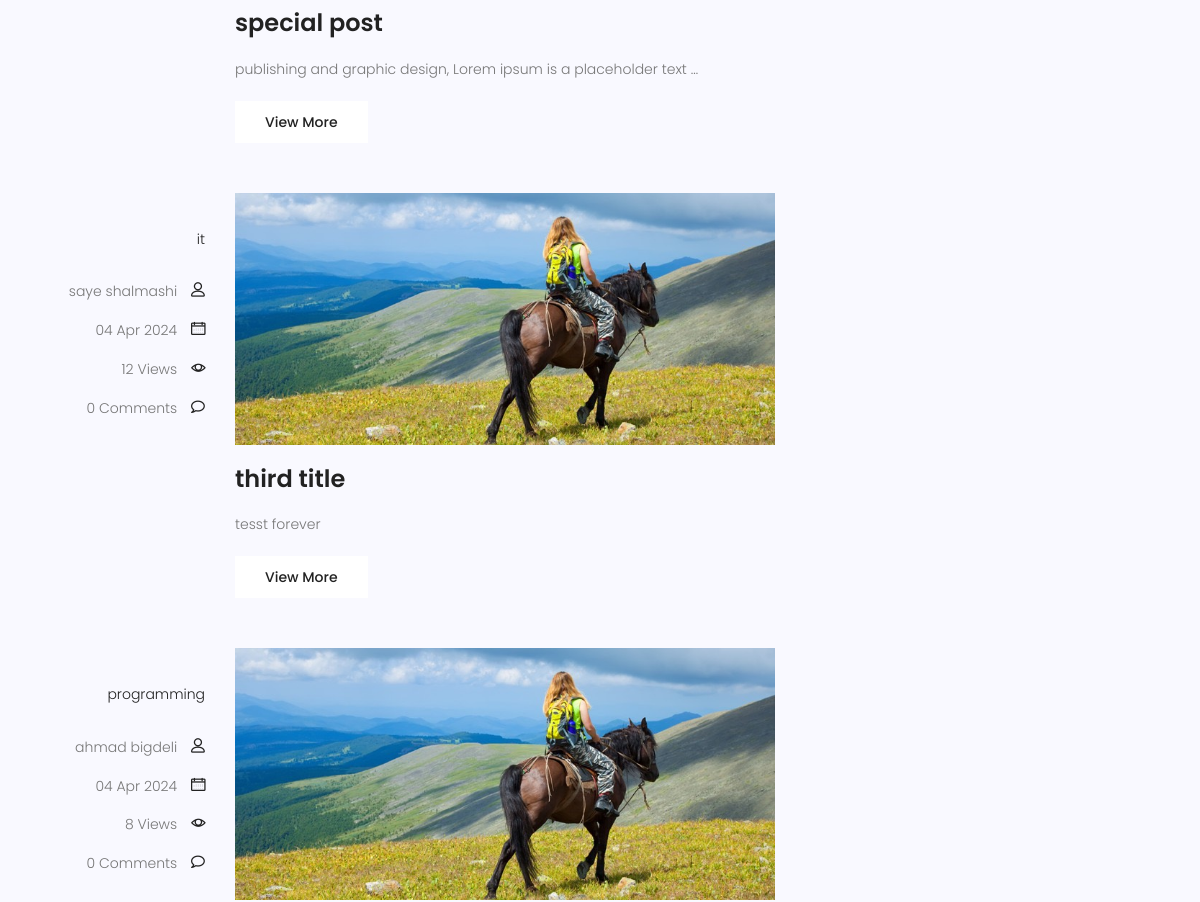
Before: /blog/search/ (middle part) with the older database file.
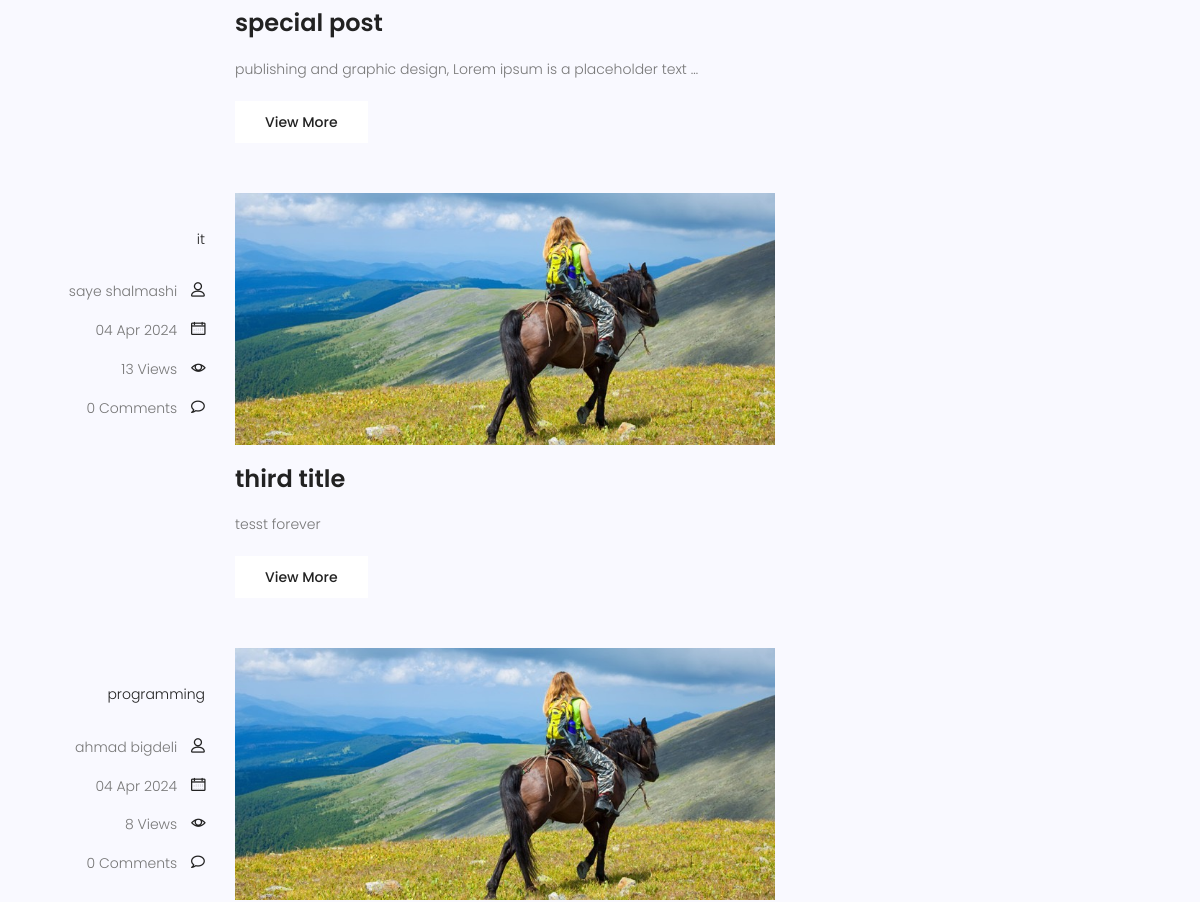
After: the same page with the newer database file.
### blog/models.py (models this page shows, shortened)
class Post(models.Model):
  title=models.CharField(max_length=255)
  content=models.TextField()
  author=models.ForeignKey(User,on_delete=models.SET_NULL,null=True)
  image=models.ImageField(upload_to='blog/',default='blog/default.jpg')
  category=models.ManyToManyField(Category)
  count_views=models.IntegerField(default=0)
  status=models.BooleanField(default=False)
  login_require=models.BooleanField(default=False)
  published_date=models.DateTimeField(null=True)
  creat_date=models.DateField(auto_now_add=True)
  update_date=models.DateField(auto_now=True)
  class Meta:
    ordering=['-creat_date']

class Category(models.Model):
  name=models.CharField(max_length=255)
  def __str__(self):
    return self.name

### blog/views.py (the view)
# urls.py: path('search/',blog_search,name='search'),
def blog_search(request):
  current_time=timezone.now()
  posts=Post.objects.filter(status=1,published_date__lte=current_time).order_by('-id')
  if request.method=='GET':
    if s:= request.GET.get('s'): # agar request.GET.get('s') ro rikhte toye s
      posts=posts.filter(content__contains=s)
  context={'posts':posts}
  return render(request,'blog/blog-home.html',context)

### blog/templatetags/blog-tags.py (called while the page is built)
@register.simple_tag(name='comments_count')
def function(pid):
  return Comment.objects.filter(post=pid,approved=True).count()

@register.inclusion_tag('blog/blog-popular-posts.html')
def latestposts(arg=3):
  current_time=timezone.now()
  posts=Post.objects.filter(status=1,published_date__lte=current_time).order_by('-published_date')[:arg]
  return {'posts':posts}

@register.inclusion_tag('blog/blog-post-category.html')
def postcategory():
  current_time=timezone.now()
  posts=Post.objects.filter(status=1,published_date__lte=current_time)
  categories=Category.objects.all()
  cat_dict={}
  for name in categories:
    cat_dict[name]=posts.filter(category=name).count()
  return {'categories':cat_dict}

### templates/blog/blog-home.html (shortened to what this page needs)
{% extends "base.html" %}
{%load static%}
{%load compress%}
{%load humanize%}
{% load blog-tags %}
{% block content %}
			<section class="post-content-area">
				<div class="container">
					<div class="row">
						<div class="col-lg-8 posts-list">
							{% for post in posts%}
							<div class="single-post row">
								<div class="col-lg-3  col-md-3 meta-details">
									<ul class="tags">
										{% for cat in post.category.all %}
										<li><a href="{% url 'blog:category' cat_name=cat.name %}">{{cat.name}}</a></li>{% if not forloop.last %},{% endif %}
										{% endfor %}
									</ul>
									<div class="user-details row">
										<p class="user-name col-lg-12 col-md-12 col-6"><a href="{% url 'blog:author' author_username=post.author.username %}">{{post.author.get_full_name}}</a> <span class="lnr lnr-user"></span></p>
										<p class="date col-lg-12 col-md-12 col-6"><a href="#">{{post.published_date|date:"d M Y "}}</a> <span class="lnr lnr-calendar-full"></span></p>
										<p class="view col-lg-12 col-md-12 col-6"><a href="#">{{post.count_views}} Views</a> <span class="lnr lnr-eye"></span></p>
										<p class="comments col-lg-12 col-md-12 col-6"><a href="{%url 'blog:single' pid=post.id %}">{%comments_count post.id %} Comments</a> <span class="lnr lnr-bubble"></span></p>
									</div>
								</div>
								<div class="col-lg-9 col-md-9 ">
									<div class="feature-img">
										<img class="img-fluid" src="{{post.image.url}}" alt="">
									</div>
									<a class="posts-title" href="{%url 'blog:single' pid=post.id %}"><h3>{{post.title}}</h3></a>
									<p class="excert">
										{{post.content|safe|truncatewords:10}}
									</p>
									<a href="{%url 'blog:single' pid=post.id %}" class="primary-btn">View More</a>
								</div>
						  </div>
							{% endfor %}
						</div>
						<div class="col-lg-4 sidebar-widgets">
						</div>
					</div>
				</div>
			</section>
{%endblock%}

### templates/base.html (shortened to what this page needs)
{%load static%}
{% load compress %}
<!DOCTYPE html>
<html lang="zxx" class="no-js">
<head>
  {% compress css %}
    <link rel="stylesheet" href="{% static 'css/linearicons.css'%}">
    <link rel="stylesheet" href="{% static 'css/font-awesome.min.css'%}">
    <link rel="stylesheet" href="{% static 'css/bootstrap.css'%}">
    <link rel="stylesheet" href="{% static 'css/magnific-popup.css'%}">
    <link rel="stylesheet" href="{% static 'css/jquery-ui.css'%}">
    <link rel="stylesheet" href="{% static 'css/nice-select.css'%}">
    <link rel="stylesheet" href="{% static 'css/animate.min.css'%}">
    <link rel="stylesheet" href="{% static 'css/owl.carousel.css'%}">
    <link rel="stylesheet" href="{% static 'css/main.css' %}">
    {%endcompress%}
  </head>
  <body>
    {% block content%}
    {% endblock %}
  </body>
</html>

### templates/blog/blog-search.html (shortened to what this page needs)
{%load static%}
{%load compress%}

### templates/blog/blog-writer.html (shortened to what this page needs)
{%load static%}
{%load compress%}

### templates/blog/blog-popular-posts.html (shortened to what this page needs)
{%load humanize%}
{%load static%}
{%load compress%}

### templates/blog/blog-ads.html (shortened to what this page needs)
{%load static%}
{%load compress%}

### templates/blog/blog-post-category.html (shortened to what this page needs)
{%load static%}
{%load compress%}

### templates/blog/blog-newsletter.html (shortened to what this page needs)
{%load static%}
{%load compress%}

### static/css/main.css (style rules this page uses)
body { color: #777777; font-family: "Poppins", sans-serif; font-size: 14px; font-weight: 300; line-height: 1.625em; position: relative; }
ol, ul { margin: 0; padding: 0; list-style: none; }
h1, h2, h3, h4, h5, h6 { font-family: "Poppins", sans-serif; color: #222222; line-height: 1.2em !important; margin-bottom: 0; margin-top: 0; font-weight: 600; }
h3, .h3 { font-size: 24px; }
h3 { font-size: 24px; }
h1, h2, h3, h4, h5, h6 { line-height: 1.5em; }
.primary-btn { background: #f8b600; line-height: 42px; padding-left: 30px; padding-right: 30px; border: none; color: #fff; display: inline-block; font-size: 14px; font-weight: 500; position: relative; -webkit-transition: all 0.3s ease 0s; -moz-transition: all 0.3s ease 0s; -o-transition: all 0.3s ease 0s; transition: all 0.3s ease 0s; cursor: pointer; position: relative; }
.post-content-area { background-color: #f9f9ff; }
.post-content-area .single-post { margin-bottom: 50px; }
.post-content-area .single-post .meta-details { text-align: right; margin-top: 35px; }
.post-content-area .single-post .meta-details .tags { margin-bottom: 30px; }
.post-content-area .single-post .meta-details .tags li { display: inline-block; font-size: 14px; }
.post-content-area .single-post .meta-details .tags li a { color: #222; -webkit-transition: all 0.3s ease 0s; -moz-transition: all 0.3s ease 0s; -o-transition: all 0.3s ease 0s; transition: all 0.3s ease 0s; }
.post-content-area .single-post .user-name a, .post-content-area .single-post .date a, .post-content-area .single-post .view a, .post-content-area .single-post .comments a { color: #777777; margin-right: 10px; -webkit-transition: all 0.3s ease 0s; -moz-transition: all 0.3s ease 0s; -o-transition: all 0.3s ease 0s; transition: all 0.3s ease 0s; }
.post-content-area .single-post .user-name .lnr, .post-content-area .single-post .date .lnr, .post-content-area .single-post .view .lnr, .post-content-area .single-post .comments .lnr { font-weight: 900; color: #222; }
.post-content-area .single-post .feature-img img { width: 100%; }
.post-content-area .single-post .posts-title h3 { margin: 20px 0px; }
.post-content-area .single-post .excert { margin-bottom: 20px; }
.post-content-area .single-post .primary-btn { background: #fff !important; color: #222 !important; -webkit-transition: all 0.3s ease 0s; -moz-transition: all 0.3s ease 0s; -o-transition: all 0.3s ease 0s; transition: all 0.3s ease 0s; border-radius: 0px !important; }
.posts-list .posts-title h3 { -webkit-transition: all 0.3s ease 0s; -moz-transition: all 0.3s ease 0s; -o-transition: all 0.3s ease 0s; transition: all 0.3s ease 0s; }
.sidebar-widgets { padding-bottom: 120px; }

Changed rows visible on the page:
changed Post "third title": count_views "12" → "13"
